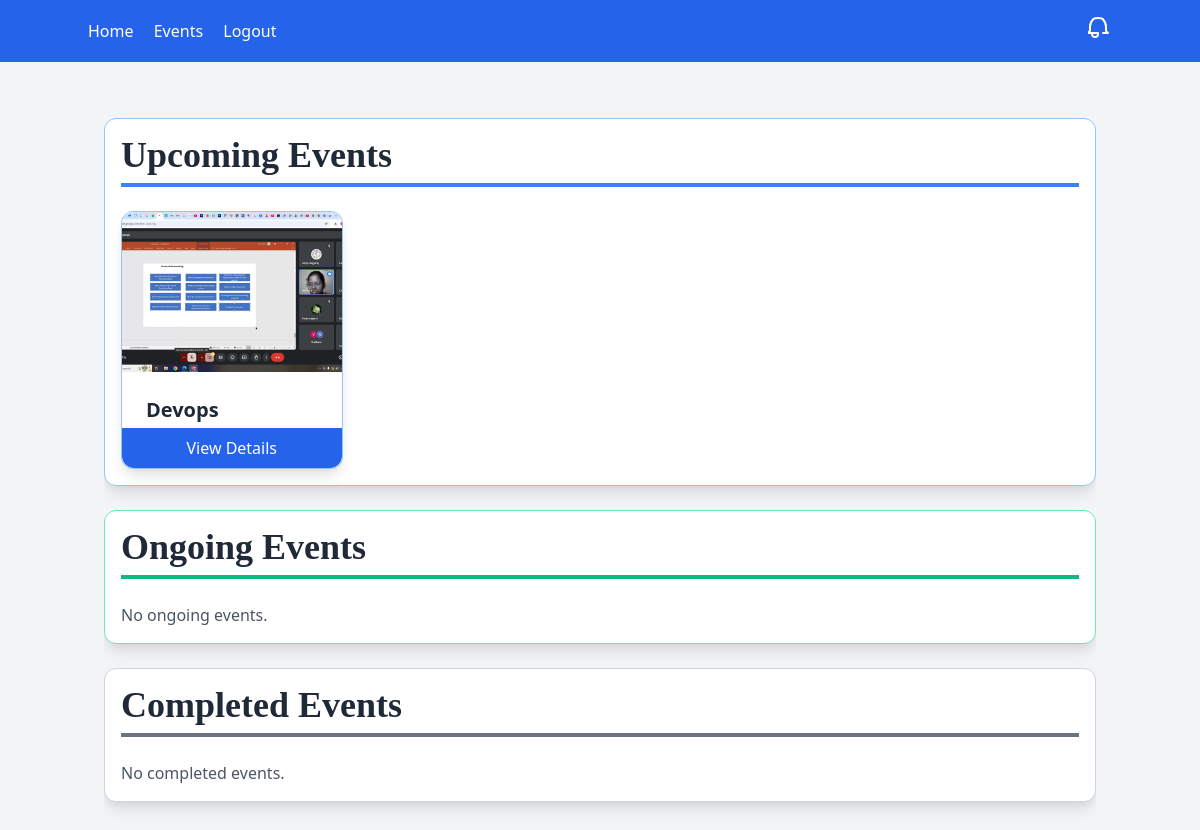
Screenshot of /app/events/ (signed in) with the database file from the repository.
### event_app/models.py (models this page shows, shortened)
class Event(models.Model):
    event_id = models.CharField(max_length=8, unique=True, editable=False, default='')
    name = models.CharField(max_length=200)
    event_type = models.ForeignKey(EventType, on_delete=models.CASCADE)
    start_date = models.DateTimeField()
    end_date = models.DateTimeField()
    organized_by = models.ForeignKey(Department, on_delete=models.CASCADE)
    incharge = models.ForeignKey(User, on_delete=models.CASCADE)
    description = models.TextField()
    venue = models.CharField(max_length=255)

class EventImage(models.Model):
    event = models.ForeignKey(Event, related_name='images', on_delete=models.CASCADE)
    image = models.ImageField(upload_to='event_images/')

### event_app/views.py (the view)
# urls.py: path('events/', views.event_list, name='event_list'),
@login_required
def event_list(request):
    now = datetime.now()
    notifications = Notification.objects.filter(user=request.user).order_by('-created_at')
    upcoming_events = Event.objects.filter(start_date__gt=now).order_by('start_date')
    ongoing_events = Event.objects.filter(start_date__lte=now, end_date__gte=now).order_by('start_date')
    completed_events = Event.objects.filter(end_date__lt=now).order_by('-end_date')
    return render(request, 'event_list.html', {
        'upcoming_events': upcoming_events,
        'ongoing_events': ongoing_events,
        'completed_events': completed_events,
        'notifications': notifications
    })

### templates/event_list.html (shortened to what this page needs)
{% extends 'base.html' %}
{% block content %}
<div class="h-screen flex flex-col items-center  py-6 px-4">
  <div class="w-full max-w-5xl h-full overflow-y-auto">
    <div class="mb-6 p-4 bg-white shadow-lg rounded-xl border border-blue-300">
      <p class="text-4xl font-extrabold text-gray-800 mb-6 border-b-4 border-blue-500 pb-2 font-serif">Upcoming Events</p>
      <div class="grid grid-cols-1 sm:grid-cols-2 md:grid-cols-3 lg:grid-cols-4 gap-6">
        {% for event in upcoming_events %}
          <div class="relative bg-white rounded-xl shadow-lg overflow-hidden border border-blue-300 transition-transform transform hover:scale-105">
            <a href="{% url 'event_detail' event.event_id %}">
              <img src="{{ event.images.first.image.url }}" alt="{{ event.name }}" class="w-full h-40 object-cover rounded-t-xl">
            </a>
            <div class="p-4">
              <p class="text-xl font-semibold text-gray-800 m-2">{{ event.name }}</p>
              <p class="text-sm text-gray-600">{{ event.start_date|date:"F j, Y" }}</p>
            </div>
            <a href="{% url 'event_detail' event.event_id %}" class="absolute bottom-0 w-full bg-blue-600 text-white text-center py-2 rounded-b-xl hover:bg-blue-700 transition duration-300">
              View Details
            </a>
          </div>
        {% empty %}
          <p class="text-gray-600">No upcoming events.</p>
        {% endfor %}
      </div>
    </div>
    <div class="mb-6 p-4 bg-white shadow-lg rounded-xl border border-green-300">
      <p class="text-4xl font-extrabold text-gray-800 mb-6 border-b-4 border-green-500 pb-2 font-serif">Ongoing Events</p>
      <div class="grid grid-cols-1 sm:grid-cols-2 md:grid-cols-3 lg:grid-cols-4 gap-6">
        {% for event in ongoing_events %}
          <div class="relative bg-white rounded-xl shadow-lg overflow-hidden border border-green-300 transition-transform transform hover:scale-105">
            <a href="{% url 'event_detail' event.event_id %}">
              <img src="{{ event.images.first.image.url }}" alt="{{ event.name }}" class="w-full h-40 object-cover rounded-t-xl">
            </a>
            <div class="p-4">
              <p class="text-xl font-semibold text-gray-800 m-2">{{ event.name }}</p>
              <p class="text-sm text-gray-600">{{ event.start_date|date:"F j, Y" }}</p>
            </div>
            <a href="{% url 'event_detail' event.event_id %}" class="absolute bottom-0 w-full bg-green-600 text-white text-center py-2 rounded-b-xl hover:bg-green-700 transition duration-300">
              View Details
            </a>
          </div>
        {% empty %}
          <p class="text-gray-600">No ongoing events.</p>
        {% endfor %}
      </div>
    </div>
    <div class="mb-6 p-4 bg-white shadow-lg rounded-xl border border-gray-300">
      <p class="text-4xl font-extrabold text-gray-800 mb-6 border-b-4 border-gray-500 pb-2 font-serif">Completed Events</p>
      <div class="grid grid-cols-1 sm:grid-cols-2 md:grid-cols-3 lg:grid-cols-4 gap-6">
        {% for event in completed_events %}
          <div class="relative bg-white rounded-xl shadow-lg overflow-hidden border border-gray-300 transition-transform transform hover:scale-105">
            <a href="{% url 'event_detail' event.event_id %}">
              <img src="{{ event.images.first.image.url }}" alt="{{ event.name }}" class="w-full h-40 object-cover rounded-t-xl">
            </a>
            <div class="p-4">
              <p class="text-xl font-semibold text-gray-800 m-2">{{ event.name }}</p>
              <p class="text-sm text-gray-600">{{ event.start_date|date:"F j, Y" }}</p>
            </div>
            <a href="{% url 'event_detail' event.event_id %}" class="absolute bottom-0 w-full bg-gray-600 text-white text-center py-2 rounded-b-xl hover:bg-gray-700 transition duration-300">
              View Details
            </a>
          </div>
        {% empty %}
          <p class="text-gray-600">No completed events.</p>
        {% endfor %}
      </div>
    </div>
  </div>
</div>
{% endblock %}

### rows the page displays
Event: images.first.image (picture), name "Devops"
